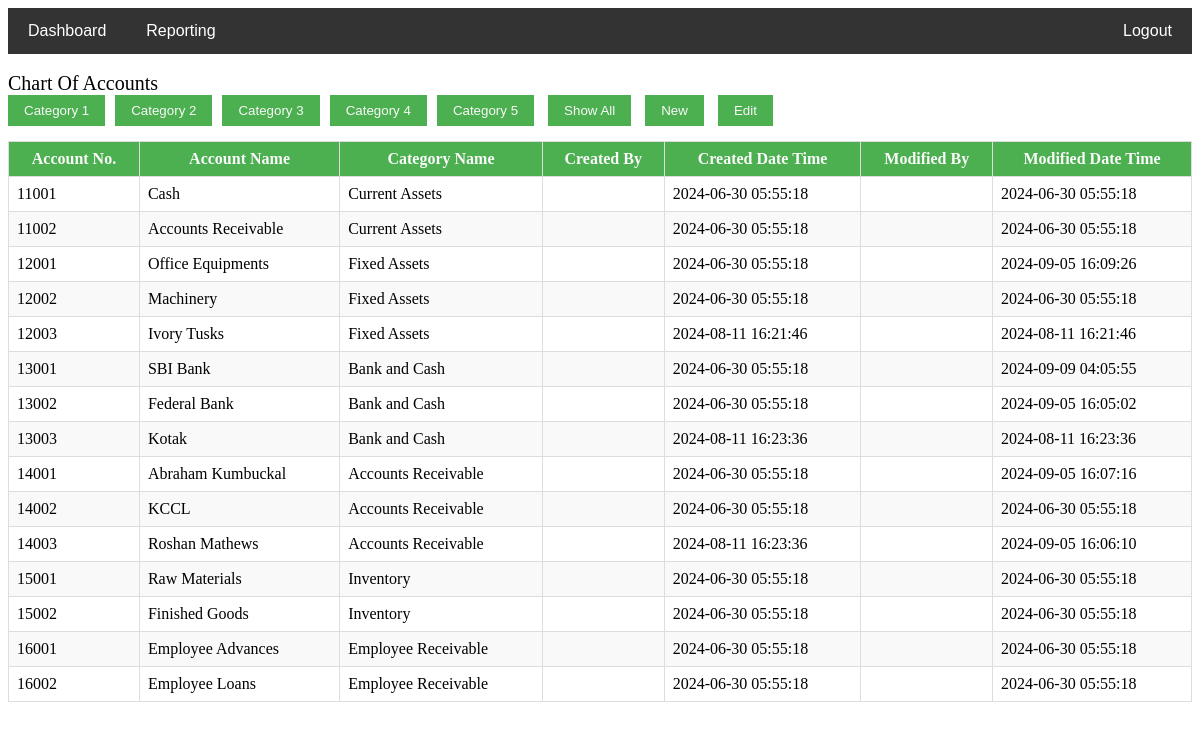
/coadisplaypg2.php?CategoryID=1 (signed in), run on the app's committed database.
### tables this page shows
CREATE TABLE `coa` (
  `AccountNo` int(11) NOT NULL,
  `AccountName` varchar(50) NOT NULL,
  `CategoryID` int(11) NOT NULL,
  `SubcategoryID` int(11) NOT NULL,
  `createdBy` varchar(50) DEFAULT NULL,
  `createdDateTime` timestamp NOT NULL DEFAULT current_timestamp(),
  `modifiedBy` varchar(50) DEFAULT NULL,
  `modifiedDateTime` timestamp NOT NULL DEFAULT current_timestamp() ON UPDATE current_timestamp()
);

CREATE TABLE `accountsub` (
  `CategoryID` int(11) NOT NULL,
  `SubcategoryID` int(11) NOT NULL,
  `SubcategoryName` varchar(40) NOT NULL,
  `createdBy` varchar(50) DEFAULT NULL,
  `createdDateTime` timestamp NOT NULL DEFAULT current_timestamp(),
  `modifiedBy` varchar(50) DEFAULT NULL,
  `modifiedDateTime` timestamp NOT NULL DEFAULT current_timestamp() ON UPDATE current_timestamp()
);

### coadisplaypg2.php (the view, shortened to what this page needs)
<?php
include "Permission.php";
?>
<?php
$selectedCategoryID = isset($_GET['CategoryID']) ? $_GET['CategoryID'] : '';
$categorySql = "SELECT DISTINCT CategoryID FROM coa ORDER BY CategoryID";
$categoryResult = $conn->query($categorySql);
$sql = "SELECT coa.AccountNo, coa.AccountName, accountsub.SubcategoryName, coa.createdBy, coa.createdDateTime, coa.modifiedBy, coa.modifiedDateTime
FROM coa
LEFT JOIN accountsub ON coa.CategoryID = accountsub.CategoryID AND coa.SubcategoryID = accountsub.SubcategoryID";
if ($selectedCategoryID) {
    $sql .= " WHERE coa.CategoryID = '" . $conn->real_escape_string($selectedCategoryID) . "'";
}
$sql .= " ORDER BY coa.AccountNo";
$result = $conn->query($sql);
?>
<!DOCTYPE html>
<html>
<head>
</head>
<body>
    <div class="navbar">
        <a href="Homepg.php">Dashboard</a>
        <div class="dropdown">
            <button class="dropbtn">Reporting
            </button>
        </div>
        <a href="logout.php">Logout</a>
    </div>
    <br>
    <span style="font-size: 20px;">Chart Of Accounts</span>
    <div class="filter-buttons">
        <?php
        if ($categoryResult->num_rows > 0) {
            while ($categoryRow = $categoryResult->fetch_assoc()) {
                $categoryID = $categoryRow['CategoryID'];
                echo "<button onclick=\"window.location.href='?CategoryID=$categoryID'\">Category $categoryID</button>";
            }
        }
        ?>
        <button onclick="window.location.href='?'">Show All</button>
        <button class="new-button" onclick="addNewRow()">New</button>
        <button class="edit-button" id="edit-button" onclick="toggleEditMode()">Edit</button>
    </div>
    <table>
        <thead>
            <tr>
                <th>Account No.</th>
                <th>Account Name</th>
                <th>Category Name</th>
                <th>Created By</th>
                <th>Created Date Time</th>
                <th>Modified By</th>
                <th>Modified Date Time</th>
            </tr>
        </thead>
        <tbody>
            <?php
            if ($result->num_rows > 0) {
                while ($row = $result->fetch_assoc()) {
                    echo "<tr>";
                    echo "<td>" . $row["AccountNo"] . "</td>";
                    echo "<td>" . $row["AccountName"] . "</td>";
                    echo "<td>" . $row["SubcategoryName"] . "</td>";
                    echo "<td>" . $row["createdBy"] . "</td>";
                    echo "<td>" . $row["createdDateTime"] . "</td>";
                    echo "<td>" . $row["modifiedBy"] . "</td>";
                    echo "<td>" . $row["modifiedDateTime"] . "</td>";
                    echo "</tr>";
                }
            } else {
                echo "<tr><td colspan='7'>No results found</td></tr>";
            }
            ?>
        </tbody>
    </table>
</body>
</html>

### coadisplaypg2.php (style rules this page uses)
table { width: 100%; border-collapse: collapse; }
thead { background-color: #4CAF50; }
th, td { border: 1px solid #ddd; padding: 8px; }
th { background-color: #4CAF50; color: #f9f9f9; }
tbody tr:nth-child(even) { background-color: #f9f9f9; }
.filter-buttons { margin-bottom: 15px; }
.filter-buttons button { margin-right: 10px; padding: 8px 16px; background-color: #4CAF50; color: #f9f9f9; border: none; cursor: pointer; }
.navbar { background-color: #333; overflow: hidden; display: flex; align-items: center; font-family: Arial, sans-serif; }
.navbar a, .navbar .dropbtn { color: white; text-align: center; padding: 14px 20px; text-decoration: none; font-size: 16px; }
.dropdown { overflow: hidden; }
.dropdown .dropbtn { border: none; outline: none; background-color: inherit; margin: 0; cursor: pointer; }
.navbar a:last-child { margin-left: auto; }

### data on the page
coa: AccountNo "11001", AccountName "Cash", accountsub.SubcategoryName "Current Assets", createdDateTime "2024-06-30 05:55:18", modifiedDateTime "2024-06-30 05:55:18"
coa: AccountNo "11002", AccountName "Accounts Receivable", accountsub.SubcategoryName "Current Assets", createdDateTime "2024-06-30 05:55:18", modifiedDateTime "2024-06-30 05:55:18"
coa: AccountNo "12001", AccountName "Office Equipments", accountsub.SubcategoryName "Fixed Assets", createdDateTime "2024-06-30 05:55:18", modifiedDateTime "2024-09-05 16:09:26"
coa: AccountNo "12002", AccountName "Machinery", accountsub.SubcategoryName "Fixed Assets", createdDateTime "2024-06-30 05:55:18", modifiedDateTime "2024-06-30 05:55:18"
coa: AccountNo "12003", AccountName "Ivory Tusks", accountsub.SubcategoryName "Fixed Assets", createdDateTime "2024-08-11 16:21:46", modifiedDateTime "2024-08-11 16:21:46"
coa: AccountNo "13001", AccountName "SBI Bank", accountsub.SubcategoryName "Bank and Cash", createdDateTime "2024-06-30 05:55:18", modifiedDateTime "2024-09-09 04:05:55"
coa: AccountNo "13002", AccountName "Federal Bank", accountsub.SubcategoryName "Bank and Cash", createdDateTime "2024-06-30 05:55:18", modifiedDateTime "2024-09-05 16:05:02"
coa: AccountNo "13003", AccountName "Kotak", accountsub.SubcategoryName "Bank and Cash", createdDateTime "2024-08-11 16:23:36", modifiedDateTime "2024-08-11 16:23:36"
coa: AccountNo "14001", AccountName "Abraham Kumbuckal", accountsub.SubcategoryName "Accounts Receivable", createdDateTime "2024-06-30 05:55:18", modifiedDateTime "2024-09-05 16:07:16"
coa: AccountNo "14002", AccountName "KCCL", accountsub.SubcategoryName "Accounts Receivable", createdDateTime "2024-06-30 05:55:18", modifiedDateTime "2024-06-30 05:55:18"
coa: AccountNo "14003", AccountName "Roshan Mathews", accountsub.SubcategoryName "Accounts Receivable", createdDateTime "2024-08-11 16:23:36", modifiedDateTime "2024-09-05 16:06:10"
coa: AccountNo "15001", AccountName "Raw Materials", accountsub.SubcategoryName "Inventory", createdDateTime "2024-06-30 05:55:18", modifiedDateTime "2024-06-30 05:55:18"
coa: AccountNo "15002", AccountName "Finished Goods", accountsub.SubcategoryName "Inventory", createdDateTime "2024-06-30 05:55:18", modifiedDateTime "2024-06-30 05:55:18"
coa: AccountNo "16001", AccountName "Employee Advances", accountsub.SubcategoryName "Employee Receivable", createdDateTime "2024-06-30 05:55:18", modifiedDateTime "2024-06-30 05:55:18"
coa: AccountNo "16002", AccountName "Employee Loans", accountsub.SubcategoryName "Employee Receivable", createdDateTime "2024-06-30 05:55:18", modifiedDateTime "2024-06-30 05:55:18"

### other printed values
$categoryID "1"
$categoryID "2"
$categoryID "3"
$categoryID "4"
$categoryID "5"
